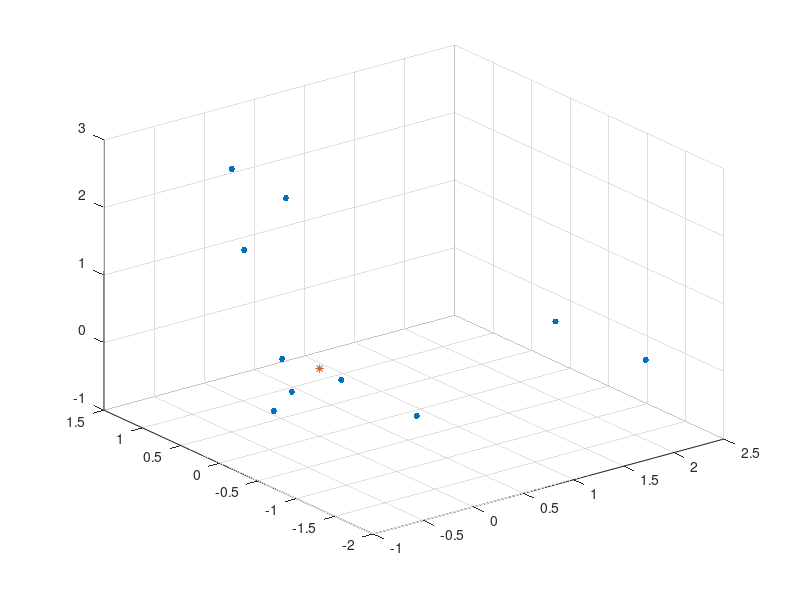

Reproduce this figure in MATLAB. (Note: this script raises an error after producing the figure.)
clear; close all; clc;

addpath aux

%% Test 1 - one point vs set
% Finds one closest point to test point p 

% EDIT
N = 10; % number of points
D = 3; % number of dimensions
p = zeros(1,D); % test point


setB = randn(N,D);

[cp, cp_idx] = findClosestPoint(p, setB)

if(D==2)
    
    figure
    scatter(setB(:,1), setB(:,2), 200, '.b') % cloud of points
    hold on
    scatter(p(:,1), p(:,2), '*r') % test point
    scatter(cp(:,1), cp(:,2), 250, 'g') % selected closest point
    hold off
    grid on
    
end

if(D==3)
    
    figure
    scatter3(setB(:,1), setB(:,2), setB(:,3), 200, '.b') % cloud of points
    hold on
    scatter3(p(:,1), p(:,2), p(:,3), '*r') % test point
    scatter3(cp(:,1), cp(:,2), cp(:,3), 250, 'g') % selected closest point
    hold off
    grid on
    axis vis3d
end

title 'Problem: find closest point'
legend({'data', 'test point', 'solution'})
%% Test 2 - set vs set (repeats allowed)
% Creates two sets of random points (red and blue sets).
% Tries to match each point from set A to its closest neighbour from set B.
% Repeats are allowed.

% EDIT
N = 10; % number of points
D = 3; % number of dimensions



setA = randn(N,D);
setB = randn(N,D);

clear cp cp_idx
for i = 1:N
    [cp(i,:), cp_idx(i)] = findClosestPoint(setA(i,:), setB)
end
if(D==2)
    
    figure
    scatter(setB(:,1), setB(:,2), 200, '.b') % cloud of points
    hold on
    scatter(setA(:,1), setA(:,2), 200, '.r') % test point
    scatter(cp(:,1), cp(:,2), 250, 'g') % selected closest point
    hold off
    grid on
    
    hold on
    for i = 1:N
        plot([setA(i,1) cp(i,1)], [setA(i,2) cp(i,2)], 'm')
    end
    hold off
    
end

if(D==3)
    
    figure
    scatter3(setB(:,1), setB(:,2), setB(:,3), 200, '.b') % cloud of points
    hold on
    scatter3(setA(:,1), setA(:,2), setA(:,3), 200, '.r') % test point
    scatter3(cp(:,1), cp(:,2), cp(:,3), 250, 'g') % selected closest point
    hold off
    grid on
    axis vis3d
    
    hold on
    for i = 1:N
        plot3([setA(i,1) cp(i,1)], [setA(i,2) cp(i,2)], [setA(i,3) cp(i,3)], 'm')
    end
    hold off
end

legend({'data A', 'data B', 'match'})
title({'Problem:', 'Find closest point match between set A and set B.' 'Repeats allowed.'})

%% Test 3 - set vs set (repeats NOT allowed, bad solution, depends on order of points)
% Creates two sets of random points (red and blue sets).
% Tries to match each point from set A to its closest neighbour from set B.
% Repeats are NOT allowed.
%
% WARNING:
% Note that solution is dependent on the data order and this is usually not
% desirable !

% EDIT
N = 10; % number of points
D = 3; % number of dimensions

setA = randn(N,D);
setB = randn(N,D);

clear cp cp_idx
setB_copy = setB;
for i = 1:N
    [cp(i,:), cp_idx(i)] = findClosestPoint(setA(i,:), setB_copy)
    setB_copy(cp_idx(i), :) = [];
end
if(D==2)
    
    figure
    scatter(setB(:,1), setB(:,2), 200, '.b') % cloud of points
    hold on
    scatter(setA(:,1), setA(:,2), 200, '.r') % test point
    scatter(cp(:,1), cp(:,2), 250, 'g') % selected closest point
    hold off
    grid on
    
    hold on
    for i = 1:N
        plot([setA(i,1) cp(i,1)], [setA(i,2) cp(i,2)], 'm')
    end
    hold off
    
end

if(D==3)
    
    figure
    scatter3(setB(:,1), setB(:,2), setB(:,3), 200, '.b') % cloud of points
    hold on
    scatter3(setA(:,1), setA(:,2), setA(:,3), 200, '.r') % test point
    scatter3(cp(:,1), cp(:,2), cp(:,3), 250, 'g') % selected closest point
    hold off
    grid on
    axis vis3d
    
    hold on
    for i = 1:N
        plot3([setA(i,1) cp(i,1)], [setA(i,2) cp(i,2)], [setA(i,3) cp(i,3)], 'm')
    end
    hold off
end

legend({'data A', 'data B', 'match'})
title({'Problem:', 'Find closest point match between set A and set B.' 'Repeats NOT allowed.'})
